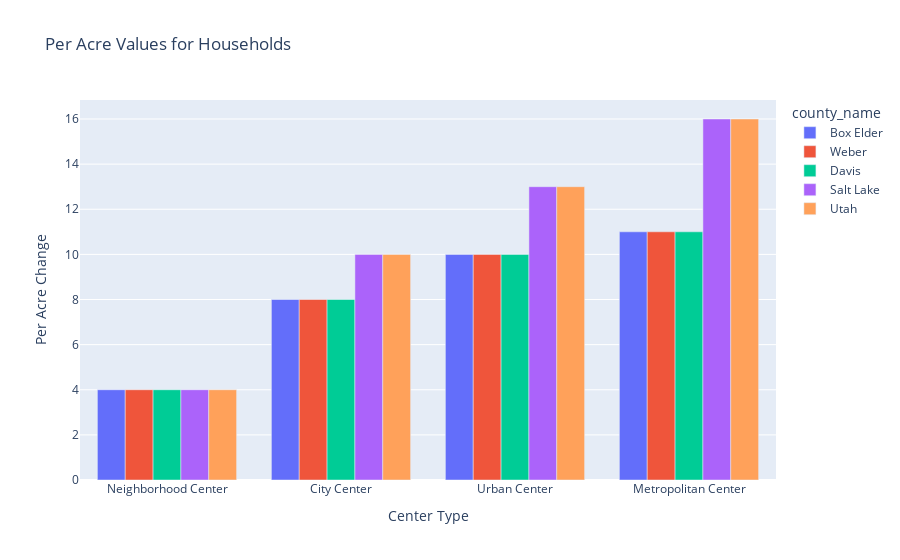
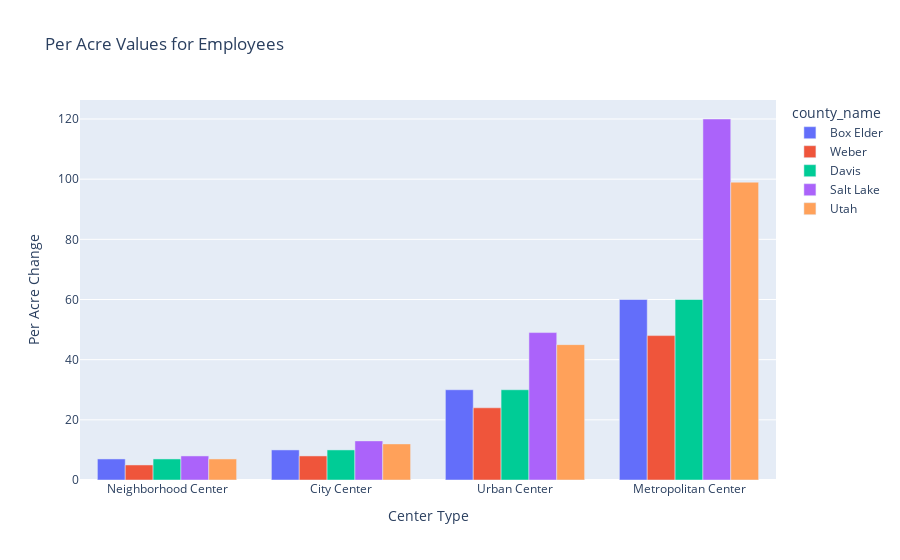

Write notebook code for charts like these, in order.
### Code cell
import pandas as pd
import plotly.express as px

# Create DataFrame
df = df_merge_again
df['county_name'] = df['CO_FIPS'].apply(_config.lookup_county)
df['parameter_label'] = df['parameter'].apply(_config.lookup_parameter_label)

# Get unique parameters
unique_parameters = df['parameter'].unique()

# Loop through each parameter and create a separate figure
for parameter in unique_parameters:
    df_filtered = df[df['parameter'] == parameter]  # Filter DataFrame for the current parameter
    parameter_label = df_filtered['parameter_label'].iloc[0]  # Get the parameter label
    fig = px.bar(
        df_filtered,
        x="center_type",
        y="perac_ch_final",
        text="perac_ch_final",  # Add perac_ch_final values as text
        color="county_name",
        barmode="group",
        title=f"Per Acre Values for {parameter_label}",
        labels={"perac_ch_final": "Per Acre Change", "center_type": "Center Type"},
    )

    # Customize the figure
    fig.update_traces(text=None)  # Remove value labels if not needed
    fig.show()  # Display the figure

### Figure 1 — Plotly figure (JSON) as saved in the notebook; plotly's stock layout.template omitted (floating-point values rounded to 4 significant figures)
{"data": [{"alignmentgroup": "True", "hovertemplate": "county_name=Box Elder<br>Center Type=%{x}<br>Per Acre Change=%{text}<extra></extra>", "legendgroup": "Box Elder", "marker": {"color": "#636efa", "pattern": {"shape": ""}}, "name": "Box Elder", "offsetgroup": "Box Elder", "orientation": "v", "showlegend": true, "textposition": "auto", "type": "bar", "x": ["Neighborhood Center", "City Center", "Urban Center", "Metropolitan Center"], "xaxis": "x", "y": [4, 8, 10, 11], "yaxis": "y"}, {"alignmentgroup": "True", "hovertemplate": "county_name=Weber<br>Center Type=%{x}<br>Per Acre Change=%{text}<extra></extra>", "legendgroup": "Weber", "marker": {"color": "#EF553B", "pattern": {"shape": ""}}, "name": "Weber", "offsetgroup": "Weber", "orientation": "v", "showlegend": true, "textposition": "auto", "type": "bar", "x": ["Neighborhood Center", "City Center", "Urban Center", "Metropolitan Center"], "xaxis": "x", "y": [4, 8, 10, 11], "yaxis": "y"}, {"alignmentgroup": "True", "hovertemplate": "county_name=Davis<br>Center Type=%{x}<br>Per Acre Change=%{text}<extra></extra>", "legendgroup": "Davis", "marker": {"color": "#00cc96", "pattern": {"shape": ""}}, "name": "Davis", "offsetgroup": "Davis", "orientation": "v", "showlegend": true, "textposition": "auto", "type": "bar", "x": ["Neighborhood Center", "City Center", "Urban Center", "Metropolitan Center"], "xaxis": "x", "y": [4, 8, 10, 11], "yaxis": "y"}, {"alignmentgroup": "True", "hovertemplate": "county_name=Salt Lake<br>Center Type=%{x}<br>Per Acre Change=%{text}<extra></extra>", "legendgroup": "Salt Lake", "marker": {"color": "#ab63fa", "pattern": {"shape": ""}}, "name": "Salt Lake", "offsetgroup": "Salt Lake", "orientation": "v", "showlegend": true, "textposition": "auto", "type": "bar", "x": ["Neighborhood Center", "City Center", "Urban Center", "Metropolitan Center"], "xaxis": "x", "y": [4, 10, 13, 16], "yaxis": "y"}, {"alignmentgroup": "True", "hovertemplate": "county_name=Utah<br>Center Type=%{x}<br>Per Acre Change=%{text}<extra></extra>", "legendgroup": "Utah", "marker": {"color": "#FFA15A", "pattern": {"shape": ""}}, "name": "Utah", "offsetgroup": "Utah", "orientation": "v", "showlegend": true, "textposition": "auto", "type": "bar", "x": ["Neighborhood Center", "City Center", "Urban Center", "Metropolitan Center"], "xaxis": "x", "y": [4, 10, 13, 16], "yaxis": "y"}], "layout": {"barmode": "group", "legend": {"title": {"text": "county_name"}, "tracegroupgap": 0}, "title": {"text": "Per Acre Values for Households"}, "xaxis": {"anchor": "y", "domain": [0, 1], "title": {"text": "Center Type"}}, "yaxis": {"anchor": "x", "domain": [0, 1], "title": {"text": "Per Acre Change"}}}}

### Figure 2 — Plotly figure (JSON) as saved in the notebook; plotly's stock layout.template omitted (floating-point values rounded to 4 significant figures)
{"data": [{"alignmentgroup": "True", "hovertemplate": "county_name=Box Elder<br>Center Type=%{x}<br>Per Acre Change=%{text}<extra></extra>", "legendgroup": "Box Elder", "marker": {"color": "#636efa", "pattern": {"shape": ""}}, "name": "Box Elder", "offsetgroup": "Box Elder", "orientation": "v", "showlegend": true, "textposition": "auto", "type": "bar", "x": ["Neighborhood Center", "City Center", "Urban Center", "Metropolitan Center"], "xaxis": "x", "y": [7, 10, 30, 60], "yaxis": "y"}, {"alignmentgroup": "True", "hovertemplate": "county_name=Weber<br>Center Type=%{x}<br>Per Acre Change=%{text}<extra></extra>", "legendgroup": "Weber", "marker": {"color": "#EF553B", "pattern": {"shape": ""}}, "name": "Weber", "offsetgroup": "Weber", "orientation": "v", "showlegend": true, "textposition": "auto", "type": "bar", "x": ["Neighborhood Center", "City Center", "Urban Center", "Metropolitan Center"], "xaxis": "x", "y": [5, 8, 24, 48], "yaxis": "y"}, {"alignmentgroup": "True", "hovertemplate": "county_name=Davis<br>Center Type=%{x}<br>Per Acre Change=%{text}<extra></extra>", "legendgroup": "Davis", "marker": {"color": "#00cc96", "pattern": {"shape": ""}}, "name": "Davis", "offsetgroup": "Davis", "orientation": "v", "showlegend": true, "textposition": "auto", "type": "bar", "x": ["Neighborhood Center", "City Center", "Urban Center", "Metropolitan Center"], "xaxis": "x", "y": [7, 10, 30, 60], "yaxis": "y"}, {"alignmentgroup": "True", "hovertemplate": "county_name=Salt Lake<br>Center Type=%{x}<br>Per Acre Change=%{text}<extra></extra>", "legendgroup": "Salt Lake", "marker": {"color": "#ab63fa", "pattern": {"shape": ""}}, "name": "Salt Lake", "offsetgroup": "Salt Lake", "orientation": "v", "showlegend": true, "textposition": "auto", "type": "bar", "x": ["Neighborhood Center", "City Center", "Urban Center", "Metropolitan Center"], "xaxis": "x", "y": [8, 13, 49, 120], "yaxis": "y"}, {"alignmentgroup": "True", "hovertemplate": "county_name=Utah<br>Center Type=%{x}<br>Per Acre Change=%{text}<extra></extra>", "legendgroup": "Utah", "marker": {"color": "#FFA15A", "pattern": {"shape": ""}}, "name": "Utah", "offsetgroup": "Utah", "orientation": "v", "showlegend": true, "textposition": "auto", "type": "bar", "x": ["Neighborhood Center", "City Center", "Urban Center", "Metropolitan Center"], "xaxis": "x", "y": [7, 12, 45, 99], "yaxis": "y"}], "layout": {"barmode": "group", "legend": {"title": {"text": "county_name"}, "tracegroupgap": 0}, "title": {"text": "Per Acre Values for Employees"}, "xaxis": {"anchor": "y", "domain": [0, 1], "title": {"text": "Center Type"}}, "yaxis": {"anchor": "x", "domain": [0, 1], "title": {"text": "Per Acre Change"}}}}
